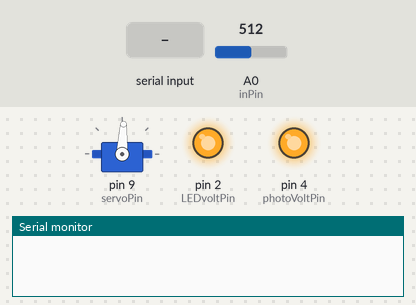
Recording of a sketch running on a simulated Arduino Uno, built with avr-gcc and run on an emulated ATmega328P. Shown: servo, output pins drawn as LEDs (lit = HIGH), the last lines printed to the serial monitor. The inputs (shaded band) are chosen by the test bench; at power-on: A0 (inPin) = 512.

Above: at 1.2 s.
1.3 s: "90,45\n" received over Serial
At 1.9 s:
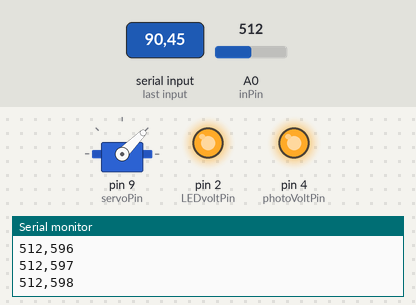
2.8 s: "30,150\n" received over Serial
At 4.9 s:
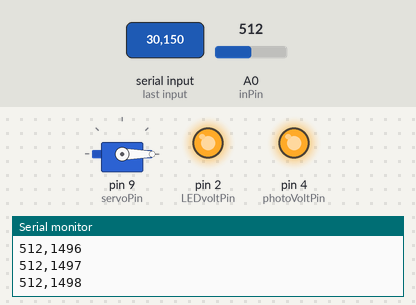
5.3 s: "200\n" received over Serial
At 6.1 s:
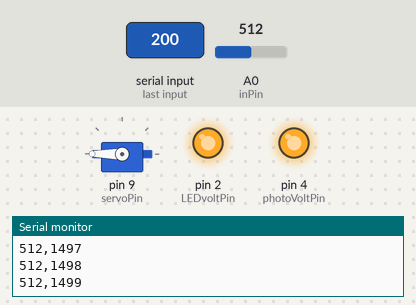
6.8 s: "30,150\n" received over Serial
At 7.3 s:
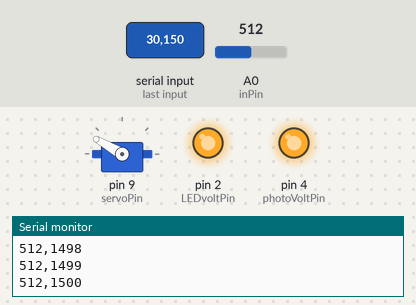
8.3 s: "90\n" received over Serial
At 9.6 s:
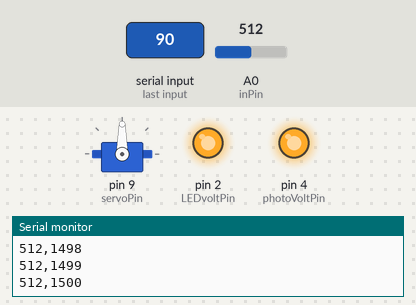
Timing chart, 0 to 10.8 s (numbered marks = the images above; inputs shaded):
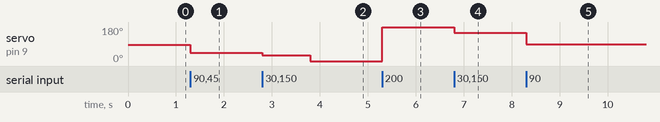

Measured:
- after the input at 1.3 s, servo on pin 9 (servoPin): 87° → 45° at once
- after the input at 2.8 s, servo on pin 9 (servoPin): 45° → 30° at once, → 0° 1.0 s later
- after the input at 5.3 s, servo on pin 9 (servoPin): 0° → 180° at once
- after the input at 6.8 s, servo on pin 9 (servoPin): 180° → 150° at once
- after the input at 8.3 s, servo on pin 9 (servoPin): 150° → 90° at once

The sketch:

RealMotherShip.ino
```cpp
/*
--- Rotating Magnetic Ring Experimental Setup  ---
Authors: Vincent Aucoin, Didar Sedghi
Description:
*/

// Packages //
#include <Servo.h>

// Initialization //
int inPin = A0;
int photoVoltPin = 4;
int LEDvoltPin = 2;
int servoPin = 9;
uint32_t startT;
Servo myServo;  //new  servo objet
bool go = false;


/*~~~~~~~~~~~~~~~~ Methods ~~~~~~~~~~~~~~~~*/
float pingLED() {
  float lightIntensity = analogRead(inPin);
  return lightIntensity;

  // Serial.println(550);
}

void getSteps() {
  int val = Serial.parseInt();
  myServo.write(val);
  //Serial.print("> INITIATE MAGNET DESCENT ! ! ! AT T=");
  //Serial.print(val);
  startT = millis();
  go = true;
}

/*~~~~~~~~~~~~~~~~ RUN ~~~~~~~~~~~~~~~~*/
void setup() {
  // Pins //
  pinMode(inPin, INPUT);
  pinMode(LEDvoltPin, OUTPUT);
  digitalWrite(LEDvoltPin, HIGH);
  pinMode(photoVoltPin, OUTPUT);
  digitalWrite(photoVoltPin, HIGH);


  // Servo //
  myServo.attach(servoPin);

  // Serial //
  Serial.begin(115200);


  myServo.write(87);
  delay(5);

}


uint32_t prev_time = startT;
uint32_t time;
void loop() {
  time = millis() - startT;

  if (go && (time > prev_time)) {
    int lightIntensity = analogRead(inPin);
    prev_time = time;

    Serial.print(lightIntensity);
    Serial.print(',');
    Serial.println(time);

  }
  else if (Serial.available() > 0) {
    int val = Serial.parseInt();
    while(Serial.available()) Serial.read();
    startT = millis();
    myServo.write(val);
    delay(1);
    go = true;
  }

}
```
